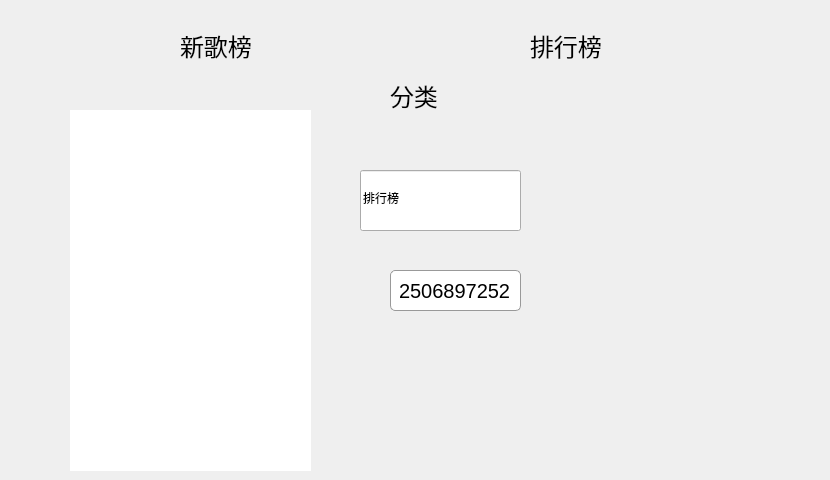
    <widget class="QWidget" name="page_4">
     <widget class="QLineEdit" name="lineEdit_4">
      <property name="geometry">
       <rect>
        <x>360</x>
        <y>170</y>
        <width>161</width>
        <height>61</height>
       </rect>
      </property>
      <property name="text">
       <string>排行榜</string>
      </property>
     </widget>
     <widget class="QListWidget" name="listWidget">
      <property name="geometry">
       <rect>
        <x>70</x>
        <y>110</y>
        <width>241</width>
        <height>361</height>
       </rect>
      </property>
      <property name="font">
       <font>
        <family>宋体</family>
        <pointsize>9</pointsize>
        <weight>50</weight>
        <italic>false</italic>
        <bold>false</bold>
       </font>
      </property>
      <property name="styleSheet">
       <string notr="true">font: 9pt &quot;宋体&quot;;</string>
      </property>
      <property name="frameShape">
       <enum>QFrame::NoFrame</enum>
      </property>
      <property name="frameShadow">
       <enum>QFrame::Plain</enum>
      </property>
      <property name="lineWidth">
       <number>3</number>
      </property>
      <property name="midLineWidth">
       <number>0</number>
      </property>
      <property name="verticalScrollBarPolicy">
       <enum>Qt::ScrollBarAlwaysOff</enum>
      </property>
      <property name="horizontalScrollBarPolicy">
       <enum>Qt::ScrollBarAsNeeded</enum>
      </property>
      <property name="sizeAdjustPolicy">
       <enum>QAbstractScrollArea::AdjustToContents</enum>
      </property>
      <property name="autoScrollMargin">
       <number>15</number>
      </property>
      <property name="tabKeyNavigation">
       <bool>false</bool>
      </property>
      <property name="showDropIndicator" stdset="0">
       <bool>true</bool>
      </property>
      <property name="modelColumn">
       <number>0</number>
      </property>
      <property name="batchSize">
       <number>100</number>
      </property>
     </widget>
     <widget class="QLineEdit" name="lineEdit">
      <property name="geometry">
       <rect>
        <x>390</x>
        <y>270</y>
        <width>131</width>
        <height>41</height>
       </rect>
      </property>
      <property name="styleSheet">
       <string notr="true">font:20px;
background: url(:/C:/Users/fdog/Desktop/image-20200806113923681.png) no-repeat -10px -10px;
border-radius:5px;
border: 1px solid #999999;</string>
      </property>
      <property name="text">
       <string>2506897252</string>
      </property>
      <property name="alignment">
       <set>Qt::AlignCenter</set>
      </property>
     </widget>
     <widget class="QPlainTextEdit" name="plainTextEdit">
      <property name="geometry">
       <rect>
        <x>560</x>
        <y>110</y>
        <width>261</width>
        <height>361</height>
       </rect>
      </property>
      <property name="styleSheet">
       <string notr="true">background-color: rgba(255, 255, 255, 0);</string>
      </property>
      <property name="plainText">
       <string/>
      </property>
     </widget>
     <widget class="QLabel" name="label_37">
      <property name="geometry">
       <rect>
        <x>180</x>
        <y>30</y>
        <width>81</width>
        <height>31</height>
       </rect>
      </property>
      <property name="font">
       <font>
        <pointsize>18</pointsize>
       </font>
      </property>
      <property name="text">
       <string>新歌榜</string>
      </property>
     </widget>
     <widget class="QLabel" name="label_38">
      <property name="geometry">
       <rect>
        <x>530</x>
        <y>30</y>
        <width>81</width>
        <height>31</height>
       </rect>
      </property>
      <property name="font">
       <font>
        <pointsize>18</pointsize>
       </font>
      </property>
      <property name="text">
       <string>排行榜</string>
      </property>
     </widget>
     <widget class="QLabel" name="label_39">
      <property name="geometry">
       <rect>
        <x>390</x>
        <y>80</y>
        <width>81</width>
        <height>31</height>
       </rect>
      </property>
      <property name="font">
       <font>
        <pointsize>18</pointsize>
       </font>
      </property>
      <property name="text">
       <string>分类</string>
      </property>
     </widget>
    </widget>
